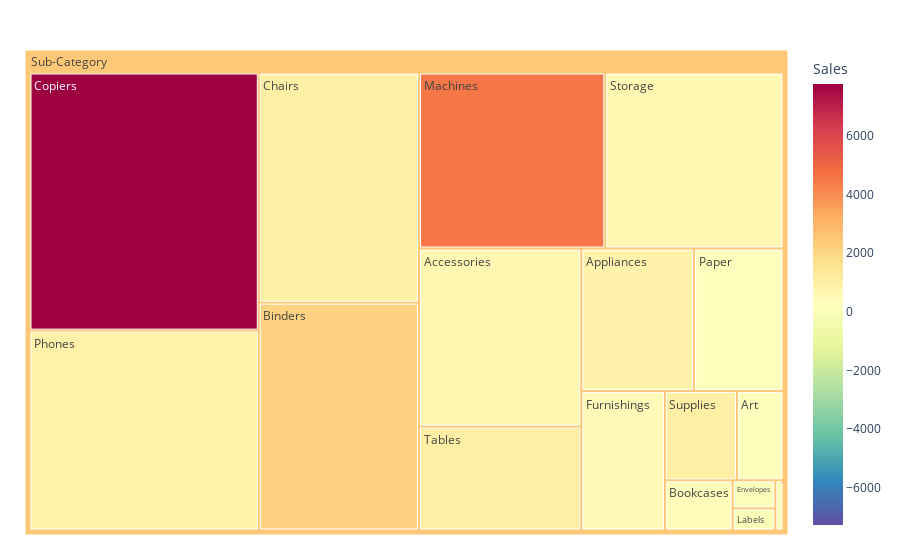

Write notebook code for a chart like this one.
### Markdown cell above
EXPLORE Sub-Category

### Code cell
#Tree (not sure for this name)

import plotly.express as px
fig = px.treemap(df, path=[px.Constant('Sub-Category'), 'Sub-Category'],
              values=df['Sales'],
              color=df['Sales'],
                 color_continuous_scale='Spectral_r',
                 color_continuous_midpoint=np.average(df['Sales'])
              )
fig.update_layout(margin = dict(t=50, l=25, r=25, b=25))
fig.show()

### Figure 1 — Plotly figure (JSON) as saved in the notebook; plotly's stock layout.template omitted (floating-point values rounded to 4 significant figures)
{"data": [{"branchvalues": "total", "customdata": [[644.7], [868.4], [105.9], [2164.0], [435.5], [983.0], [7781.0], [83.08], [18.41], [490.9], [37.24], [4549.0], [173.7], [929.6], [621.2], [1033.0], [1022.0], [2472.0]], "domain": {"x": [0, 1], "y": [0, 1]}, "hovertemplate": "labels=%{label}<br>Sales_sum=%{value}<br>parent=%{parent}<br>id=%{id}<br>Sales=%{color}<extra></extra>", "ids": ["Sub-Category/Accessories", "Sub-Category/Appliances", "Sub-Category/Art", "Sub-Category/Binders", "Sub-Category/Bookcases", "Sub-Category/Chairs", "Sub-Category/Copiers", "Sub-Category/Envelopes", "Sub-Category/Fasteners", "Sub-Category/Furnishings", "Sub-Category/Labels", "Sub-Category/Machines", "Sub-Category/Paper", "Sub-Category/Phones", "Sub-Category/Storage", "Sub-Category/Supplies", "Sub-Category/Tables", "Sub-Category"], "labels": ["Accessories", "Appliances", "Art", "Binders", "Bookcases", "Chairs", "Copiers", "Envelopes", "Fasteners", "Furnishings", "Labels", "Machines", "Paper", "Phones", "Storage", "Supplies", "Tables", "Sub-Category"], "marker": {"coloraxis": "coloraxis", "colors": [644.7, 868.4, 105.9, 2164.0, 435.5, 983.0, 7781.0, 83.08, 18.41, 490.9, 37.24, 4549.0, 173.7, 929.6, 621.2, 1033.0, 1022.0, 2472.0]}, "name": "", "parents": ["Sub-Category", "Sub-Category", "Sub-Category", "Sub-Category", "Sub-Category", "Sub-Category", "Sub-Category", "Sub-Category", "Sub-Category", "Sub-Category", "Sub-Category", "Sub-Category", "Sub-Category", "Sub-Category", "Sub-Category", "Sub-Category", "Sub-Category", ""], "type": "treemap", "values": [16570.0, 9216.0, 2379.0, 20930.0, 1949.0, 21140.0, 33940.0, 690.9, 234.0, 6688.0, 542.6, 18800.0, 7308.0, 26280.0, 17990.0, 3683.0, 9663.0, 198000.0]}], "layout": {"coloraxis": {"cmid": 250.3, "colorbar": {"title": {"text": "Sales"}}, "colorscale": [[0, "rgb(94,79,162)"], [0.1, "rgb(50,136,189)"], [0.2, "rgb(102,194,165)"], [0.3, "rgb(171,221,164)"], [0.4, "rgb(230,245,152)"], [0.5, "rgb(255,255,191)"], [0.6, "rgb(254,224,139)"], [0.7, "rgb(253,174,97)"], [0.8, "rgb(244,109,67)"], [0.9, "rgb(213,62,79)"], [1, "rgb(158,1,66)"]]}, "legend": {"tracegroupgap": 0}, "margin": {"b": 25, "l": 25, "r": 25, "t": 50}}}
